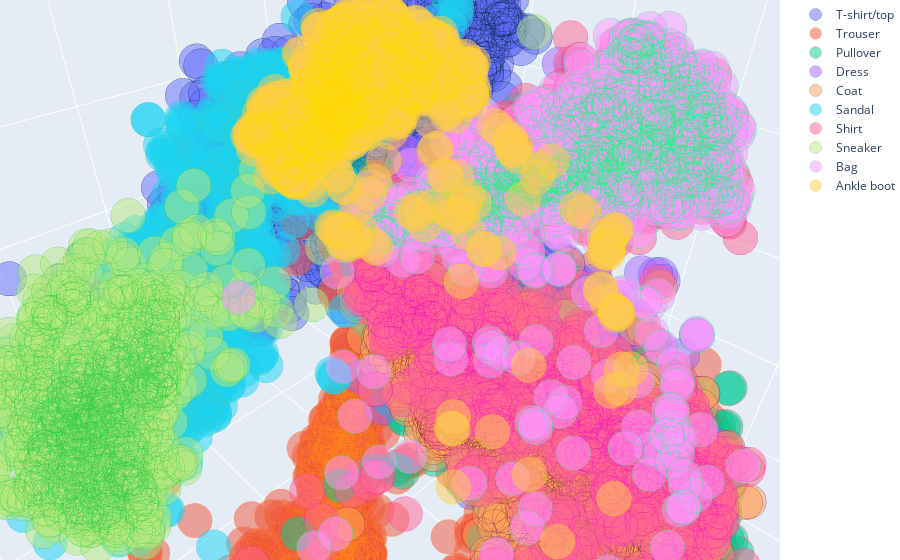

The notebook cell this image was saved under:
### Code cell
interactive_3D_plot(df_subset, tsne_results_3d)

### Figure 1 — Plotly figure (JSON) as saved in the notebook; plotly's stock layout.template omitted (floating-point values rounded to 4 significant figures; data arrays with more than 128 entries replaced by an {"elided": "..."} marker saying what was removed)
{"data": [{"marker": {"line": {"color": "#001f3f", "width": 0.5}, "opacity": 0.5, "size": 12}, "mode": "markers", "name": "T-shirt/top", "type": "scatter3d", "x": {"elided": "1000 float values"}, "y": {"elided": "1000 float values"}, "z": {"elided": "1000 float values"}}, {"marker": {"line": {"color": "#ff851b", "width": 0.5}, "opacity": 0.5, "size": 12}, "mode": "markers", "name": "Trouser", "type": "scatter3d", "x": {"elided": "1000 float values"}, "y": {"elided": "1000 float values"}, "z": {"elided": "1000 float values"}}, {"marker": {"line": {"color": "#ff4136", "width": 0.5}, "opacity": 0.5, "size": 12}, "mode": "markers", "name": "Pullover", "type": "scatter3d", "x": {"elided": "1000 float values"}, "y": {"elided": "1000 float values"}, "z": {"elided": "1000 float values"}}, {"marker": {"line": {"color": "#0074d9", "width": 0.5}, "opacity": 0.5, "size": 12}, "mode": "markers", "name": "Dress", "type": "scatter3d", "x": {"elided": "1000 float values"}, "y": {"elided": "1000 float values"}, "z": {"elided": "1000 float values"}}, {"marker": {"line": {"color": "#85144b", "width": 0.5}, "opacity": 0.5, "size": 12}, "mode": "markers", "name": "Coat", "type": "scatter3d", "x": {"elided": "1000 float values"}, "y": {"elided": "1000 float values"}, "z": {"elided": "1000 float values"}}, {"marker": {"line": {"color": "#39cccc", "width": 0.5}, "opacity": 0.5, "size": 12}, "mode": "markers", "name": "Sandal", "type": "scatter3d", "x": {"elided": "1000 float values"}, "y": {"elided": "1000 float values"}, "z": {"elided": "1000 float values"}}, {"marker": {"line": {"color": "#f012be", "width": 0.5}, "opacity": 0.5, "size": 12}, "mode": "markers", "name": "Shirt", "type": "scatter3d", "x": {"elided": "1000 float values"}, "y": {"elided": "1000 float values"}, "z": {"elided": "1000 float values"}}, {"marker": {"line": {"color": "#2ecc40", "width": 0.5}, "opacity": 0.5, "size": 12}, "mode": "markers", "name": "Sneaker", "type": "scatter3d", "x": {"elided": "1000 float values"}, "y": {"elided": "1000 float values"}, "z": {"elided": "1000 float values"}}, {"marker": {"line": {"color": "#01ff70", "width": 0.5}, "opacity": 0.5, "size": 12}, "mode": "markers", "name": "Bag", "type": "scatter3d", "x": {"elided": "1000 float values"}, "y": {"elided": "1000 float values"}, "z": {"elided": "1000 float values"}}, {"marker": {"line": {"color": "#ffdc00", "width": 0.5}, "opacity": 0.5, "size": 12}, "mode": "markers", "name": "Ankle boot", "type": "scatter3d", "x": {"elided": "1000 float values"}, "y": {"elided": "1000 float values"}, "z": {"elided": "1000 float values"}}], "layout": {"margin": {"b": 0, "l": 0, "r": 0, "t": 0}, "scene": {"camera": {"eye": {"x": 0.5, "y": 0.5, "z": 0.5}}}}}
